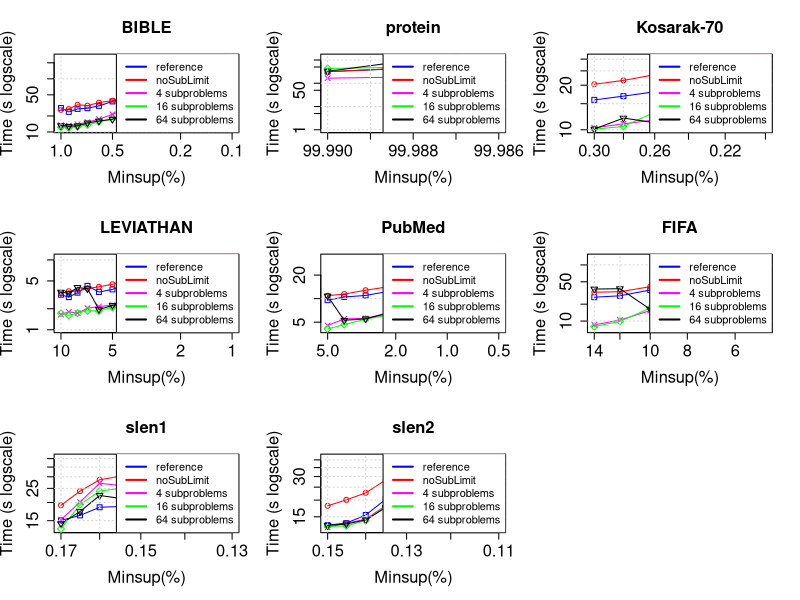

Reproduce this figure in R.
tiff("priority.png", width=9, height=9, units='in', res=120)
par(mfrow=c(3,3), cex.lab=1.5, cex.axis=1.5, cex.main=1.5, cex.sub=1.5)

#BIBLE
#DATA
x <- c(0.01, 0.009, 0.008, 0.007, 0.006, 0.005, 0.004, 0.003, 0.002, 0.001)*100

zero <- c(28247, 23874, 27147, 28035, 30995, 37511, 43290, 55725, 77181, 176405)/1000
one <- c(26027, 27023, 32443, 31309, 35641, 38792, 46734, 57341, 85252, 196914)/1000
two <- c(13414, 13109, 13897, 15283, 17443, 21461, 28338, 30856, 63656, 255987)/1000
three <- c(12250, 11911, 12598, 13590, 15556, 17579, 20624, 30968, 69848, 257575)/1000
four <- c(13141, 12778, 13040, 14775, 16084, 17337, 23401, 32681, 53123, 248297)/1000

#PLOT
plot(x, zero, log = "xy", type="o", pch=0, xlab="Minsup(%)",ylab="Time (s logscale)", col="blue", xlim = rev(range(x)), ylim=c(11, 257))
lines(x, one, col="red", type="o", pch=1)
lines(x, two, col="magenta", type="o", pch=4)
lines(x, three, col="green", type="o", pch=5)
lines(x, four, col="black", type="o", pch=6)
title(main="BIBLE", cex.lab=1.5, cex.axis=1.5, cex.main=1.5, cex.sub=1.5)
grid()
legend("bottomright", legend=c("reference", "noSubLimit", "4 subproblems", "16 subproblems", "64 subproblems"), lty=c(1,1),lwd=c(2,2), col=c("blue", "red", "magenta", "green", "black"), cex = 1)

#protein
#DATA
x <- c(0.9999, 0.99988, 0.99987, 0.99986)*100

zero <- c(316549, 446706, 554299, 686114)/1000
one <- c(316804, 464647, 605050, 746038)/1000
two <- c(165263, 187800, 205075, 231116)/1000
three <- c(431700, 496491, 583576, 604294)/1000
four <- c(329324, 996101, 1342917, 0)/1000

#PLOT
plot(x, zero, log = "xy", type="o", pch=0, xlab="Minsup(%)",ylab="Time (s logscale)", col="blue", xlim = rev(range(x)), ylim=c(1, 1342))
lines(x, one, col="red", type="o", pch=1)
lines(x, two, col="magenta", type="o", pch=4)
lines(x, three, col="green", type="o", pch=5)
lines(x, four, col="black", type="o", pch=6)
title(main="protein", cex.lab=1.5, cex.axis=1.5, cex.main=1.5, cex.sub=1.5)
grid()
legend("bottomright", legend=c("reference", "noSubLimit", "4 subproblems", "16 subproblems", "64 subproblems"), lty=c(1,1),lwd=c(2,2), col=c("blue", "red", "magenta", "green", "black"), cex = 1)

#Kosarak-70
#DATA
x <- c(0.003, 0.0028, 0.0026, 0.0024, 0.0022, 0.002)*100

zero <- c(15922, 16873, 18065, 19459, 21731, 24384)/1000
one <- c(20312, 21548, 23558, 25692, 27424, 31209)/1000
two <- c(10306, 10974, 11639, 11797, 12869, 16204)/1000
three <- c(10091, 10542, 13134, 14474, 14179, 14516)/1000
four <- c(10114, 11990, 11167, 12496, 13009, 14759)/1000

#PLOT
plot(x, zero, log = "xy", type="o", pch=0, xlab="Minsup(%)",ylab="Time (s logscale)", col="blue", xlim = rev(range(x)), ylim=c(10, 31))
lines(x, one, col="red", type="o", pch=1)
lines(x, two, col="magenta", type="o", pch=4)
lines(x, three, col="green", type="o", pch=5)
lines(x, four, col="black", type="o", pch=6)
title(main="Kosarak-70", cex.lab=1.5, cex.axis=1.5, cex.main=1.5, cex.sub=1.5)
grid()
legend("bottomright", legend=c("reference", "noSubLimit", "4 subproblems", "16 subproblems", "64 subproblems"), lty=c(1,1),lwd=c(2,2), col=c("blue", "red", "magenta", "green", "black"), cex = 1)

#LEVIATHAN
#DATA
x <- c(0.1, 0.09, 0.08, 0.07, 0.06, 0.05, 0.04, 0.03, 0.02, 0.01)*100

zero <- c(3170, 2933, 3398, 4253, 3470, 3782, 4780, 5159, 6189, 10052)/1000
one <- c(3300, 3561, 3553, 3894, 4119, 4491, 5040, 5748, 7762, 11424)/1000
two <- c(1649, 1804, 1734, 2033, 2152, 2247, 2476, 2649, 3047, 5036)/1000
three <- c(1716, 1610, 1732, 1871, 1860, 2107, 3138, 3024, 2995, 4853)/1000
four <- c(3451, 3340, 4024, 3870, 1954, 2237, 2412, 3511, 2944, 5142)/1000

#PLOT
plot(x, zero, log = "xy", type="o", pch=0, xlab="Minsup(%)",ylab="Time (s logscale)", col="blue", xlim = rev(range(x)), ylim=c(1, 11))
lines(x, one, col="red", type="o", pch=1)
lines(x, two, col="magenta", type="o", pch=4)
lines(x, three, col="green", type="o", pch=5)
lines(x, four, col="black", type="o", pch=6)
title(main="LEVIATHAN", cex.lab=1.5, cex.axis=1.5, cex.main=1.5, cex.sub=1.5)
grid()
legend("bottomright", legend=c("reference", "noSubLimit", "4 subproblems", "16 subproblems", "64 subproblems"), lty=c(1,1),lwd=c(2,2), col=c("blue", "red", "magenta", "green", "black"), cex = 1)

#PubMed
#DATA
x <- c(0.05, 0.04, 0.03, 0.02, 0.01, 0.005)*100

zero <- c(9556, 10489, 10974, 12881, 20003, 30201)/1000
one <- c(10906, 11438, 12814, 14668, 22113, 34746)/1000
two <- c(4539, 5519, 5598, 6982, 9746, 15707)/1000
three <- c(4103, 4661, 5469, 6418, 9352, 16319)/1000
four <- c(10779, 5284, 5521, 6870, 10242, 17636)/1000

#PLOT
plot(x, zero, log = "xy", type="o", pch=0, xlab="Minsup(%)",ylab="Time (s logscale)", col="blue", xlim = rev(range(x)), ylim=c(4, 34))
lines(x, one, col="red", type="o", pch=1)
lines(x, two, col="magenta", type="o", pch=4)
lines(x, three, col="green", type="o", pch=5)
lines(x, four, col="black", type="o", pch=6)
title(main="PubMed", cex.lab=1.5, cex.axis=1.5, cex.main=1.5, cex.sub=1.5)
grid()
legend("bottomright", legend=c("reference", "noSubLimit", "4 subproblems", "16 subproblems", "64 subproblems"), lty=c(1,1),lwd=c(2,2), col=c("blue", "red", "magenta", "green", "black"), cex = 1)

#FIFA
#DATA
x <- c(0.14, 0.12, 0.1, 0.09, 0.08, 0.07, 0.06, 0.05)*100

zero <- c(26572, 28193, 35703, 44324, 48639, 57630, 72229, 117669)/1000
one <- c(32601, 33306, 40961, 46978, 53265, 64710, 80030, 107424)/1000
two <- c(8570, 10435, 15376, 21770, 31940, 44612, 76424, 138666)/1000
three <- c(7991, 9889, 17071, 21301, 30194, 42743, 74129, 125403)/1000
four <- c(37114, 37690, 16202, 23195, 32211, 49033, 75680, 137218)/1000

#PLOT
plot(x, zero, log = "xy", type="o", pch=0, xlab="Minsup(%)",ylab="Time (s logscale)", col="blue", xlim = rev(range(x)), ylim=c(7, 138))
lines(x, one, col="red", type="o", pch=1)
lines(x, two, col="magenta", type="o", pch=4)
lines(x, three, col="green", type="o", pch=5)
lines(x, four, col="black", type="o", pch=6)
title(main="FIFA", cex.lab=1.5, cex.axis=1.5, cex.main=1.5, cex.sub=1.5)
grid()
legend("bottomright", legend=c("reference", "noSubLimit", "4 subproblems", "16 subproblems", "64 subproblems"), lty=c(1,1),lwd=c(2,2), col=c("blue", "red", "magenta", "green", "black"), cex = 1)

#slen1
#DATA
x <- c(0.0017, 0.00165, 0.0016, 0.00155, 0.0015, 0.00145, 0.0014, 0.00135, 0.0013)*100

zero <- c(15077, 16317, 18549, 18766, 19779, 20306, 21739, 23757, 26922)/1000
one <- c(19142, 23931, 28620, 30275, 30929, 31575, 34504, 41248, 38065)/1000
two <- c(15222, 20134, 27085, 26180, 26208, 26738, 27782, 28109, 29363)/1000
three <- c(13195, 19352, 23938, 24986, 25591, 26928, 26693, 27163, 28087)/1000
four <- c(14300, 17329, 22342, 21351, 22332, 22395, 23501, 24327, 24131)/1000

#PLOT
plot(x, zero, log = "xy", type="o", pch=0, xlab="Minsup(%)",ylab="Time (s logscale)", col="blue", xlim = rev(range(x)), ylim=c(13, 41))
lines(x, one, col="red", type="o", pch=1)
lines(x, two, col="magenta", type="o", pch=4)
lines(x, three, col="green", type="o", pch=5)
lines(x, four, col="black", type="o", pch=6)
title(main="slen1", cex.lab=1.5, cex.axis=1.5, cex.main=1.5, cex.sub=1.5)
grid()
legend("bottomright", legend=c("reference", "noSubLimit", "4 subproblems", "16 subproblems", "64 subproblems"), lty=c(1,1),lwd=c(2,2), col=c("blue", "red", "magenta", "green", "black"), cex = 1)

#slen2
#DATA
x <- c(0.0015, 0.00145, 0.0014, 0.00135, 0.0013, 0.00125, 0.0012, 0.00115, 0.0011)*100

zero <- c(13005, 13462, 15471, 20308, 19068, 20138, 23366, 26772, 27830)/1000
one <- c(18129, 20083, 22657, 28319, 30769, 31230, 36166, 39556, 42935)/1000
two <- c(12494, 13430, 14405, 18248, 19883, 18568, 20970, 22171, 23745)/1000
three <- c(12709, 12832, 14086, 17989, 19065, 19381, 22070, 23804, 24787)/1000
four <- c(12920, 13269, 14213, 17606, 18037, 18537, 20523, 21706, 23048)/1000

#PLOT
plot(x, zero, log = "xy", type="o", pch=0, xlab="Minsup(%)",ylab="Time (s logscale)", col="blue", xlim = rev(range(x)), ylim=c(12, 42))
lines(x, one, col="red", type="o", pch=1)
lines(x, two, col="magenta", type="o", pch=4)
lines(x, three, col="green", type="o", pch=5)
lines(x, four, col="black", type="o", pch=6)
title(main="slen2", cex.lab=1.5, cex.axis=1.5, cex.main=1.5, cex.sub=1.5)
grid()
legend("bottomright", legend=c("reference", "noSubLimit", "4 subproblems", "16 subproblems", "64 subproblems"), lty=c(1,1),lwd=c(2,2), col=c("blue", "red", "magenta", "green", "black"), cex = 1)

dev.off()
